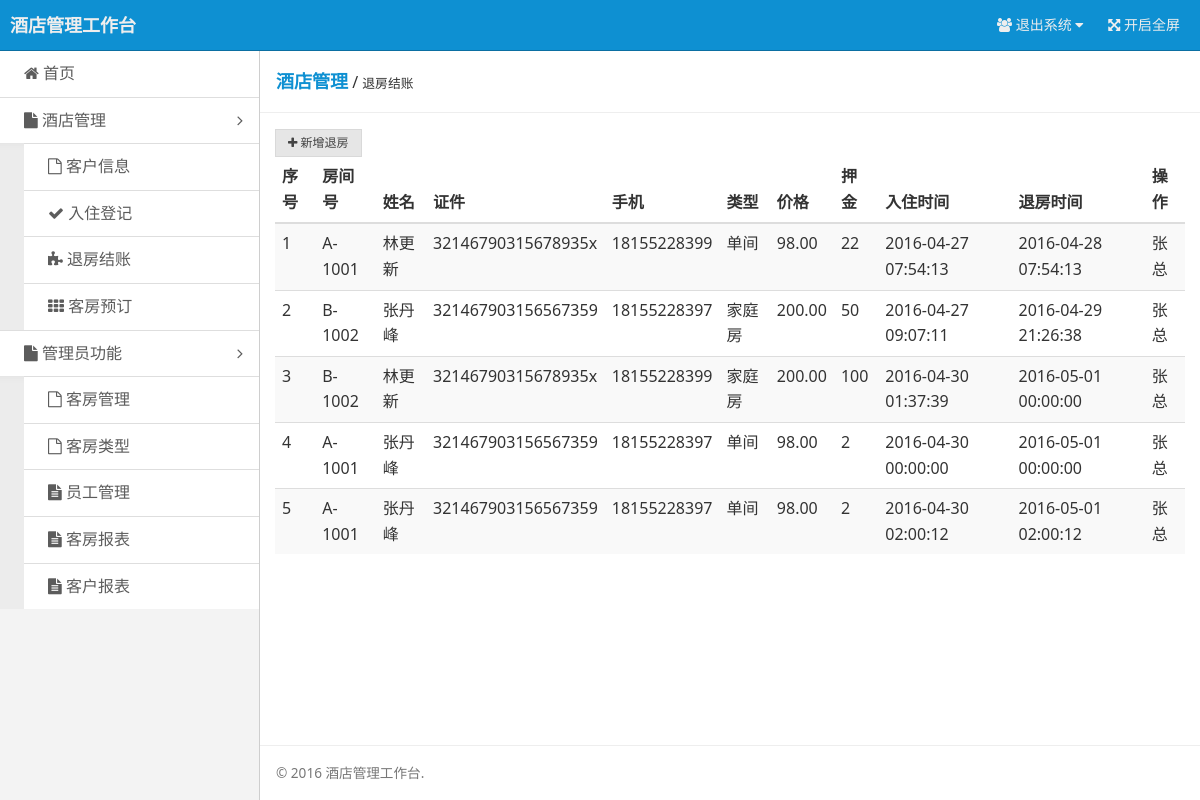
Before: /checkout.php (signed in) with the older database file.
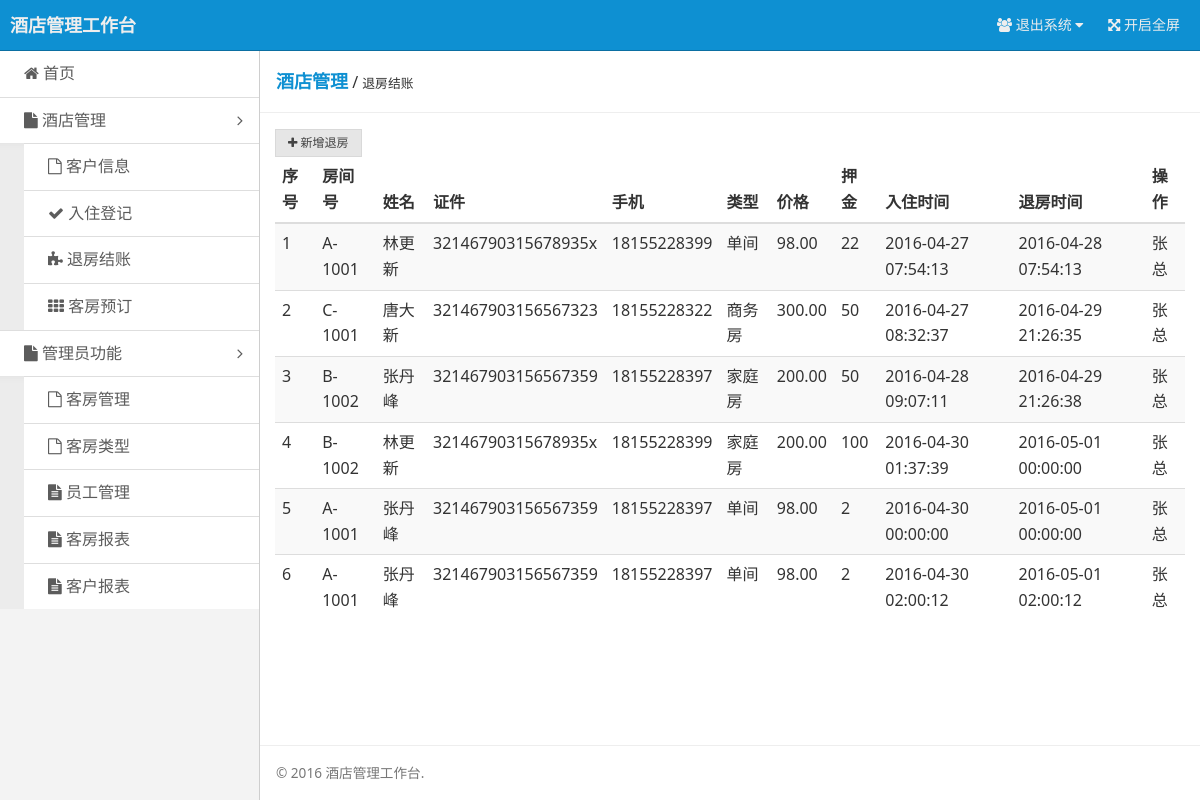
After: the same page with the newer database file.
### tables this page shows
CREATE TABLE `t_check_in` (
  `id` int(11) NOT NULL AUTO_INCREMENT,
  `admin_id` int(6) DEFAULT NULL,
  `cust_id` int(6) NOT NULL,
  `room_id` int(6) NOT NULL,
  `check_in_time` datetime DEFAULT NULL,
  `guarantee_price` decimal(9,2) DEFAULT NULL,
  `room_price` decimal(9,2) DEFAULT NULL,
  `check_out` int(11) DEFAULT NULL,
  `check_out_time` datetime DEFAULT NULL,
  PRIMARY KEY (`id`)
);

CREATE TABLE `t_room` (
  `id` int(6) NOT NULL AUTO_INCREMENT,
  `room_num` varchar(20) DEFAULT NULL,
  `room_type` int(6) DEFAULT NULL,
  `phone` varchar(20) DEFAULT NULL,
  `state` int(6) DEFAULT NULL COMMENT '房间状态，0空闲，1预订，2入住',
  `is_delete` int(6) unsigned zerofill DEFAULT NULL,
  PRIMARY KEY (`id`)
);

CREATE TABLE `t_customer` (
  `id` int(6) NOT NULL AUTO_INCREMENT,
  `name` varchar(40) DEFAULT NULL,
  `gender` varchar(20) DEFAULT NULL,
  `idcard` varchar(50) DEFAULT NULL,
  `mobile` varchar(30) DEFAULT NULL,
  `is_delete` int(6) unsigned zerofill DEFAULT NULL,
  `pass` varchar(40) DEFAULT '',
  `permission` int(5) DEFAULT '0',
  PRIMARY KEY (`id`)
);

### checkout.php (called while the page is built, shortened)
<?php
require_once('common/EasyMySQLi.inc.php');
$checkins = $mysql->queryAllRows('SELECT * FROM t_check_in WHERE check_out= 1 ORDER BY `id` ASC');
$custs = $mysql->queryAllRows('SELECT * FROM t_customer ORDER BY `id` ASC');
$rooms = $mysql->queryAllRows('SELECT * FROM t_room ORDER BY `id` ASC');
$types = $mysql->queryAllRows('SELECT * FROM t_room_type ORDER BY `id` ASC');
$admins = $mysql->queryAllRows('SELECT * FROM t_admin ORDER BY `id` ASC');
$typesMap = array();
foreach($types as $row){
    $typesMap[$row['id']] = $row['room_type'];
}
$roomNumsMap = array();
foreach($rooms as $row){
    $roomNumsMap[$row['id']] =$row;
}
$custsMap = array();
foreach($custs as $row){
    $custsMap[$row['id']] = $row;
}
$adminsMap = array();
foreach($admins as $row){
    $adminsMap[$row['id']] = $row;
}
include('template/layout.php');

### common/EasyMySQLi.inc.php (called while the page is built, shortened)
<?php
class EasyMySQLi extends mysqli {
    private $_stmt;
    private $debug = false;
    private $exceptions = true;
    private $_res;
    private $arraytype = EMYSQLI_BIND_ASSOC;
    private function getRefs(&$src) {
        $r = array();
        foreach ($src as $k => $garbage) $r[$k] = &$src[$k];
        return $r;
    }
    private function _execute($args) {
        $this->_stmt = $this->stmt_init();
        if (count($args) > 1) {
            if ($this->debug) {
                print "Source-Array:\n";
                print_r($args);
            }
            $this->_stmt->prepare($args[0]);
            if ($this->_stmt->errno > 0) {
                if ($this->exceptions) throw new MySQLiException('MySQLi-Statement-Error '.$this->_stmt->errno.': '.$this->_stmt->error);
                else return null;
            }
            $params = array(0 => '');
            foreach ($args as $k => $v) {
                if ($k == 0) continue;
                if (is_double($v) || is_float($v)) {
                    if ($this->debug) print "$k identified as being a FLOAT or DOUBLE\n";
                    $params[0] .= 'd';
                    $cv = doubleval($v);
                } else if (is_int($v) || is_long($v)) {
                    if ($this->debug) print "$k identified as being a INT or LONG\n";
                    $params[0] .= 'i';
                    $cv = intval($v);
                } else if (is_string($v)) {
                    if ($this->debug) print "$k identified as being a sexy STRING\n";
                    $params[0] .= 's';
                    $cv = strval($v);
                } else {
                    if ($this->debug) print "$k identified as being a BINARY (BLOB)\n";
                    $params[0] .= 'b';
                    $cv = $v;
                }
                $params[] = $cv;
            }
            if ($this->debug) {
                print "Bind-Array:\n";
                print_r($params);
            }
            call_user_func_array(array($this->_stmt, 'bind_param'), $this->getRefs($params));
        } else {
            $this->_stmt->prepare($args[0]);
        }
        $success = ($this->_stmt->execute() ? true : false);
        if (!$success) {
            if ($this->exceptions) throw new MySQLiQueryException($args[0], $this->_stmt);
            else return null;
        }
        else $this->_res = $this->_stmt->store_result();
        return $success;
    }
    private function _bindRes ($type=false, $limit=false) {
        if (!$type) $type = $this->arraytype;
        $this->_res = array();
        $raw = array();
        if (($type & EMYSQLI_BIND_ASSOC) == EMYSQLI_BIND_ASSOC) {
            $fields = $this->_stmt->result_metadata()->fetch_fields();
            $cnt = count($fields);
        } else {
            $cnt = $this->_stmt->field_count;
        }
        for ($i=0 ; $i<$cnt ; $i++) {
            $raw[] = null;
        }
        call_user_func_array(array($this->_stmt, 'bind_result'), $this->getRefs($raw));
        while ($this->_stmt->fetch()) {
            $tmp = array();
            if (($type & EMYSQLI_BIND_ASSOC) == EMYSQLI_BIND_ASSOC) {
                foreach ($raw as $id => $val) {
                    $tmp[$fields[$id]->name] = $val;
                }
            }
            $this->_res[] = $tmp;
        }
    }
    public function queryAllRows($query) {
        $res = $this->_execute(func_get_args());
        $this->_bindRes();
        return $this->_res;
    }
}
?>

### template/checkout.php (the view, shortened to what the changed rows need)
<div class="admin-content">
    <div class="admin-content-body">
        <div class="am-g">
            <div class="am-u-sm-12">
                <table class="am-table am-table-bd am-table-striped admin-content-table">
                    <thead>
                    <tr>
                        <th>序号</th><th>房间号</th><th>姓名</th><th>证件</th><th>手机</th><th>类型</th><th>价格</th><th>押金</th><th>入住时间</th><th>退房时间</th><th>操作</th>
                    </tr>
                    </thead>
                    <tbody>
                    <?php
                    $i=0;
                    foreach ($checkins as $row) {
                        $i++;
                        $guarantee = $row['guarantee_price'] -$row['room_price'];
                        echo <<<TR
                        <tr><td>{$i}</td><td>{$roomNumsMap[$row['room_id']]['room_num']}</td><td>{$custsMap[$row['cust_id']]['name']}</td><td>{$custsMap[$row['cust_id']]['idcard']}</td><td>{$custsMap[$row['cust_id']]['mobile']}</td>
                        <td>{$typesMap[$roomNumsMap[$row['room_id']]['room_type']]}</td><td>{$row['room_price']}</td><td>{$guarantee}</td><td>{$row['check_in_time']}</td>
                        <td>{$row['check_out_time']}</td><td>{$adminsMap[$row['admin_id']]['name']}</td>
                    </tr>
TR;
                    }
                    ?>
                    </tbody>
                </table>
            </div>
        </div>
    </div>
</div>

Changed rows visible on the page:
now on this page (row edited): t_check_in: room.room_num "C-1001", cust.name "唐大新", cust.idcard "321467903156567323", cust.mobile "18155228322", room.room_type "商务房", room_price "300.00", guarantee "50", check_in_time "2016-04-27 08:32:37", check_out_time "2016-04-29 21:26:35", admin.name "张总"
changed t_check_in (number 3 of 6 on the later page): check_in_time "2016-04-27 09:07:11" → "2016-04-28 09:07:11"
